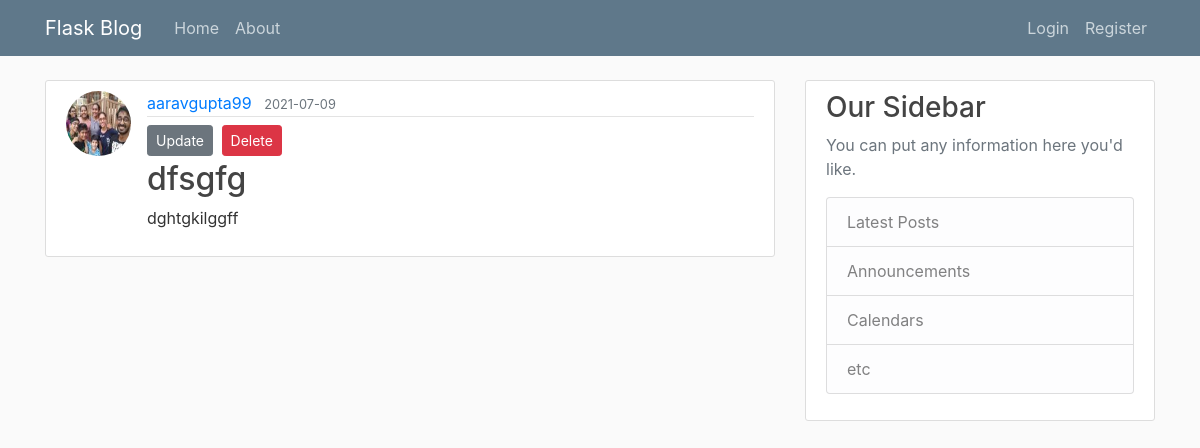
The app's page /post/4 with its own data.
### flaskblog/models.py (models this page shows, shortened)
class User(db.Model, UserMixin):
    id = db.Column(db.Integer, primary_key=True)
    username = db.Column(db.String(20), unique=True, nullable=False)
    email = db.Column(db.String(120), unique=True, nullable=False)
    img_file = db.Column(db.String(20), nullable=False, default='default.jpg')
    password = db.Column(db.String(20), nullable=False)
    posts = db.relationship('Post', backref='author', lazy=True)

class Post(db.Model):
    id = db.Column(db.Integer, primary_key=True)
    title = db.Column(db.String(100), nullable=False)
    date_posted = db.Column(db.DateTime, nullable=False, default=datetime.utcnow())
    content = db.Column(db.Text, nullable=False)
    user_id = db.Column(db.Integer, db.ForeignKey('user.id'), nullable=False)

### flaskblog/routes.py (the view)
@app.route('/post/<int:post_id>')
def showpost(post_id):
    post = Post.query.get_or_404(post_id)
    return render_template('post.html',title=post.title, post=post)

### flaskblog/templates/post.html (shortened to what this page needs)
{% extends "layout.html" %}
{% block content %}
    <article class="media content-section">
      <img class="rounded-circle article-img" src="{{ url_for('static', filename='profile_pictures/'+post.author.img_file) }}">
      <div class="media-body">
        <div class="article-metadata">
          <a class="mr-2" href="">{{ post.author.username }}</a>
          <small class="text-muted">{{ post.date_posted.strftime('%Y-%m-%d') }}</small>
        </div>
        <div>
          <a class="btn btn-secondary btn-sm mt-1 mb-1" href="{{ url_for('updatepost', post_id=post.id) }}">Update</a>
          <button type="button" class="btn btn-danger btn-sm m-1" data-toggle="modal" data-target="#deleteModal">Delete</button>
        </div>
        <h2 class="article-title">{{ post.title }}</h2>
        <p class="article-content">{{ post.content }}</p>
      </div>
    </article>
{% endblock content%}

### flaskblog/static/main.css (style rules this page uses)
body { background: #fafafa; color: #333333; margin-top: 5rem; }
h1, h2, h3, h4, h5, h6 { color: #444444; }
.content-section { background: #ffffff; padding: 10px 20px; border: 1px solid #dddddd; border-radius: 3px; margin-bottom: 20px; }
.article-title { color: #444444; }
.article-content { white-space: pre-line; }
.article-img { height: 65px; width: 65px; margin-right: 16px; }
.article-metadata { padding-bottom: 1px; margin-bottom: 4px; border-bottom: 1px solid #e3e3e3 }

### records on screen
User: img_file (picture), author.username "aaravgupta99"
Post: date_posted "2021-07-09", title "dfsgfg", content "dghtgkilggff"
